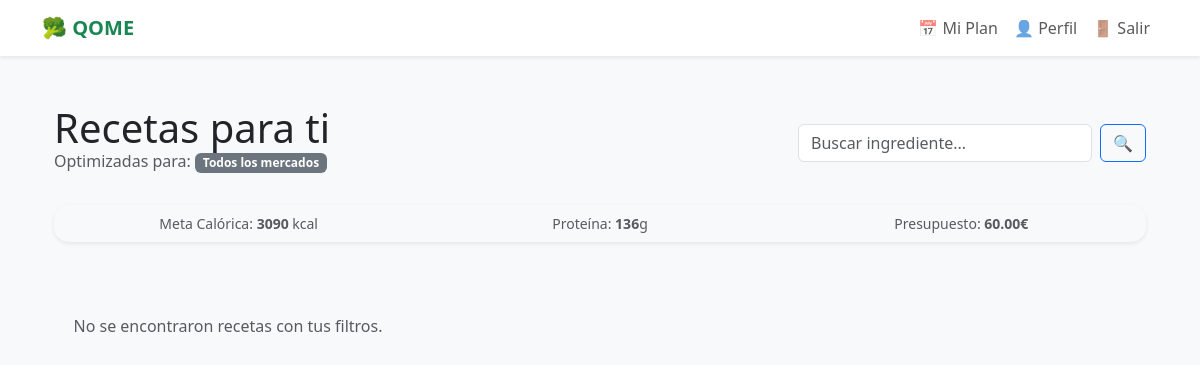
The app's page / (signed in), older data.
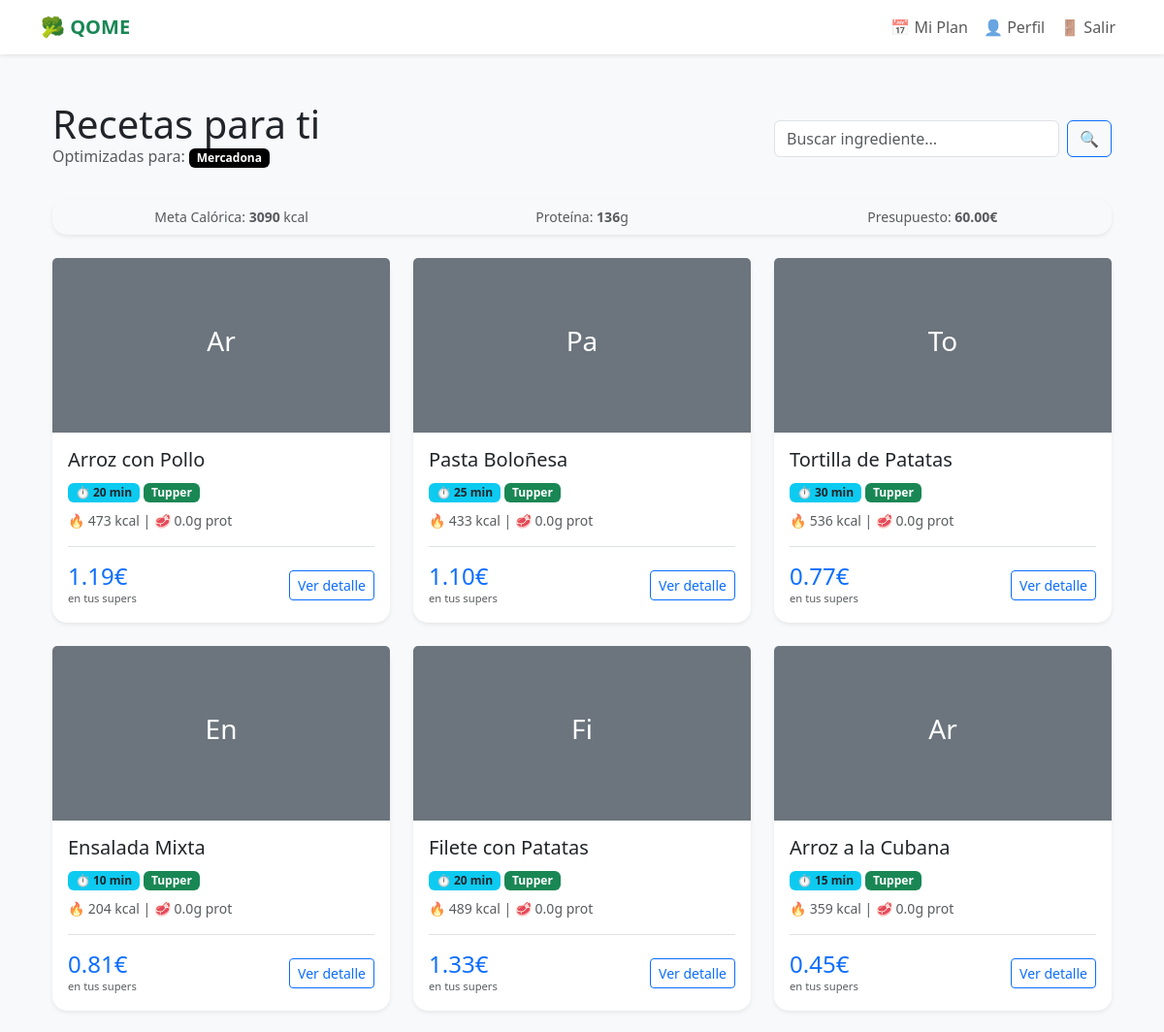
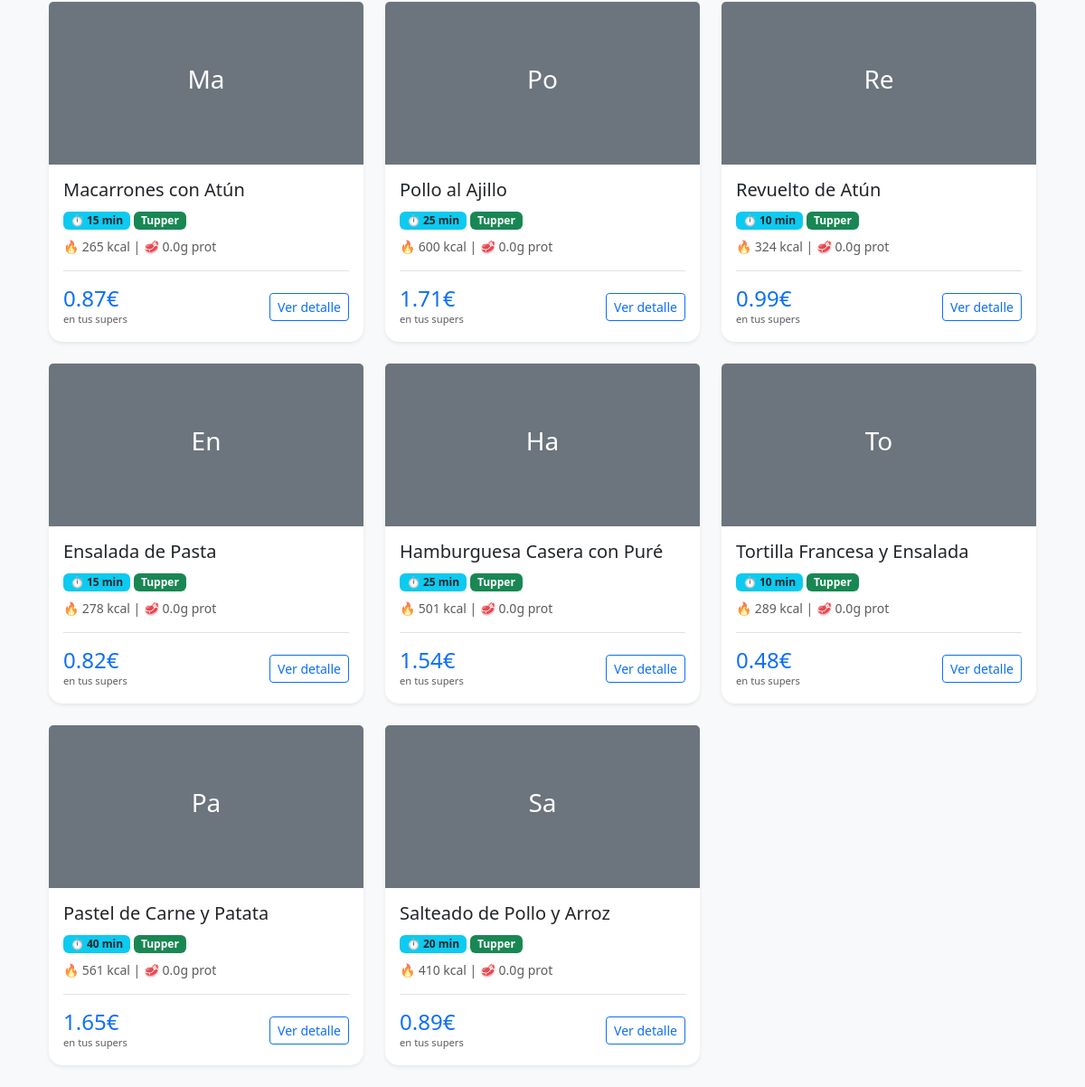
The same page, newer data (2 pictures, top to bottom).
### core/models.py (models this page shows, shortened)
class Supermercado(models.Model):
    nombre = models.CharField(max_length=50, unique=True)
    color_brand = models.CharField(max_length=7, default="#000000", help_text="Color hexadecimal para la UI")

class Receta(models.Model):
    titulo = models.CharField(max_length=200)
    tiempo_preparacion = models.IntegerField()
    es_apta_sarten = models.BooleanField(default=False)
    es_apta_airfryer = models.BooleanField(default=False)
    es_apta_horno = models.BooleanField(default=False)
    es_apta_microondas = models.BooleanField(default=False)
    es_apta_tupper = models.BooleanField(default=True)
    calorias = models.IntegerField(default=0)
    proteinas = models.FloatField(default=0.0)
    grasas = models.FloatField(default=0.0)
    hidratos = models.FloatField(default=0.0)

### core/views.py (the view)
# urls.py: path('', views.lista_recetas, name='home'),
def lista_recetas(request):
    recetas = Receta.objects.all()
    perfil = None
    metas = None
    limite_coste = 0
    if request.user.is_authenticated:
        try:
            perfil = PerfilUsuario.objects.get(usuario=request.user)
            mis_supers = perfil.supermercados_seleccionados.all()
            if mis_supers.exists():
                recetas = recetas.annotate(
                    precio_usuario=Min(
                        'costes_por_supermercado__coste',
                        filter=Q(costes_por_supermercado__supermercado__in=mis_supers)
                    )
                )
            else:
                recetas = recetas.annotate(
                    precio_usuario=Min('costes_por_supermercado__coste')
                )
            metas = {
                'calorias': perfil.gasto_energetico_diario,
                'proteinas': perfil.objetivo_proteinas,
                'grasas': perfil.objetivo_grasas,
                'hidratos': perfil.objetivo_hidratos,
            }
            if not perfil.tiene_horno: recetas = recetas.exclude(es_apta_horno=True)
            if not perfil.tiene_airfryer: recetas = recetas.exclude(es_apta_airfryer=True)
            if not perfil.tiene_microondas: recetas = recetas.exclude(es_apta_microondas=True)
            if perfil.presupuesto_semanal > 0:
                limite_coste = perfil.presupuesto_semanal / 14
        except PerfilUsuario.DoesNotExist:
            pass
    else:
        recetas = recetas.annotate(precio_usuario=Min('costes_por_supermercado__coste'))
    query = request.GET.get('q')
    if query: recetas = recetas.filter(titulo__icontains=query)
    if request.GET.get('sarten'): recetas = recetas.filter(es_apta_sarten=True)
    if request.GET.get('airfryer'): recetas = recetas.filter(es_apta_airfryer=True)
    if request.GET.get('horno'): recetas = recetas.filter(es_apta_horno=True)
    return render(request, 'core/lista_recetas.html', {
        'recetas': recetas,
        'perfil': perfil,
        'metas': metas,
        'limite_coste': limite_coste
    })

### core/templates/core/lista_recetas.html
{% extends 'core/base.html' %}
{% block content %}
<div class="container py-4">
    <div class="row mb-4 align-items-center">
        <div class="col-md-8">
            <h1 class="display-6">
                {% if perfil %}
                    Recetas para ti
                    <small class="text-muted fs-6 d-block">Optimizadas para:
                        {% for s in perfil.supermercados_seleccionados.all %}
                            <span class="badge" style="background-color: {{ s.color_brand }}">{{ s.nombre }}</span>
                        {% empty %}
                            <span class="badge bg-secondary">Todos los mercados</span>
                        {% endfor %}
                    </small>
                {% else %}
                    Catálogo de Recetas
                {% endif %}
            </h1>
        </div>
        <div class="col-md-4 text-end">
            <form method="get" class="d-flex">
                <input type="text" name="q" class="form-control me-2" placeholder="Buscar ingrediente..." value="{{ request.GET.q }}">
                <button type="submit" class="btn btn-outline-primary">🔍</button>
            </form>
        </div>
    </div>
    {% if perfil %}
    <div class="card mb-4 border-0 shadow-sm bg-light">
        <div class="card-body py-2">
            <div class="row text-center text-muted small">
                <div class="col">Meta Calórica: <strong>{{ metas.calorias }}</strong> kcal</div>
                <div class="col">Proteína: <strong>{{ metas.proteinas }}</strong>g</div>
                <div class="col">Presupuesto: <strong>{{ perfil.presupuesto_semanal }}€</strong></div>
            </div>
        </div>
    </div>
    {% endif %}
    <div class="row row-cols-1 row-cols-md-3 g-4">
        {% for receta in recetas %}
        <div class="col">
            <div class="card h-100 shadow-sm {% if not receta.precio_usuario %}border-warning{% endif %}">
                <div class="card-img-top bg-secondary text-white d-flex align-items-center justify-content-center" style="height: 180px;">
                    <span class="h3">{{ receta.titulo|slice:":2" }}</span>
                </div>
                <div class="card-body">
                    <h5 class="card-title text-truncate">{{ receta.titulo }}</h5>
                    <div class="mb-2">
                        <span class="badge bg-info text-dark">⏱ {{ receta.tiempo_preparacion }} min</span>
                        {% if receta.es_apta_tupper %}<span class="badge bg-success">Tupper</span>{% endif %}
                    </div>
                    <p class="card-text small text-muted mb-1">
                        🔥 {{ receta.calorias }} kcal | 🥩 {{ receta.proteinas }}g prot
                    </p>
                    <div class="mt-3 pt-3 border-top d-flex justify-content-between align-items-center">
                        <div>
                            {% if receta.precio_usuario %}
                                <span class="h4 text-primary mb-0">{{ receta.precio_usuario|floatformat:2 }}€</span>
                                <small class="text-muted d-block" style="font-size: 0.7rem;">en tus supers</small>
                            {% else %}
                                <span class="text-danger fw-bold">No disponible</span>
                                <small class="text-muted d-block" style="font-size: 0.7rem;">faltan ingredientes</small>
                            {% endif %}
                        </div>
                        <a href="{% url 'detalle_receta' receta.id %}" class="btn btn-sm btn-outline-primary">Ver detalle</a>
                    </div>
                </div>
            </div>
        </div>
        {% empty %}
        <div class="col-12 text-center py-5">
            <p class="text-muted">No se encontraron recetas con tus filtros.</p>
        </div>
        {% endfor %}
    </div>
</div>
{% endblock %}

Row changes from the older to the newer data that the page shows:
now on this page (row unchanged): Supermercado: nombre "Mercadona"
added Receta: titulo "Ar", titulo "Arroz con Pollo", tiempo_preparacion "20", es_apta_tupper "Tupper", calorias "473", proteinas "0.0", precio_usuario "1.19"
added Receta: titulo "Pa", titulo "Pasta Boloñesa", tiempo_preparacion "25", es_apta_tupper "Tupper", calorias "433", proteinas "0.0", precio_usuario "1.10"
added Receta: titulo "To", titulo "Tortilla de Patatas", tiempo_preparacion "30", es_apta_tupper "Tupper", calorias "536", proteinas "0.0", precio_usuario "0.77"
added Receta: titulo "En", titulo "Ensalada Mixta", tiempo_preparacion "10", es_apta_tupper "Tupper", calorias "204", proteinas "0.0", precio_usuario "0.81"
added Receta: titulo "Fi", titulo "Filete con Patatas", tiempo_preparacion "20", es_apta_tupper "Tupper", calorias "489", proteinas "0.0", precio_usuario "1.33"
added Receta: titulo "Ar", titulo "Arroz a la Cubana", tiempo_preparacion "15", es_apta_tupper "Tupper", calorias "359", proteinas "0.0", precio_usuario "0.45"
added Receta: titulo "Ma", titulo "Macarrones con Atún", tiempo_preparacion "15", es_apta_tupper "Tupper", calorias "265", proteinas "0.0", precio_usuario "0.87"
added Receta: titulo "Po", titulo "Pollo al Ajillo", tiempo_preparacion "25", es_apta_tupper "Tupper", calorias "600", proteinas "0.0", precio_usuario "1.71"
added Receta: titulo "Re", titulo "Revuelto de Atún", tiempo_preparacion "10", es_apta_tupper "Tupper", calorias "324", proteinas "0.0", precio_usuario "0.99"
added Receta: titulo "En", titulo "Ensalada de Pasta", tiempo_preparacion "15", es_apta_tupper "Tupper", calorias "278", proteinas "0.0", precio_usuario "0.82"
added Receta: titulo "Ha", titulo "Hamburguesa Casera con Puré", tiempo_preparacion "25", es_apta_tupper "Tupper", calorias "501", proteinas "0.0", precio_usuario "1.54"
added Receta: titulo "To", titulo "Tortilla Francesa y Ensalada", tiempo_preparacion "10", es_apta_tupper "Tupper", calorias "289", proteinas "0.0", precio_usuario "0.48"
added Receta: titulo "Pa", titulo "Pastel de Carne y Patata", tiempo_preparacion "40", es_apta_tupper "Tupper", calorias "561", proteinas "0.0", precio_usuario "1.65"
added Receta: titulo "Sa", titulo "Salteado de Pollo y Arroz", tiempo_preparacion "20", es_apta_tupper "Tupper", calorias "410", proteinas "0.0", precio_usuario "0.89"
Text that changed along with them:
text no longer shown: "Todos los mercados No se encontraron recetas con tus filtros."
